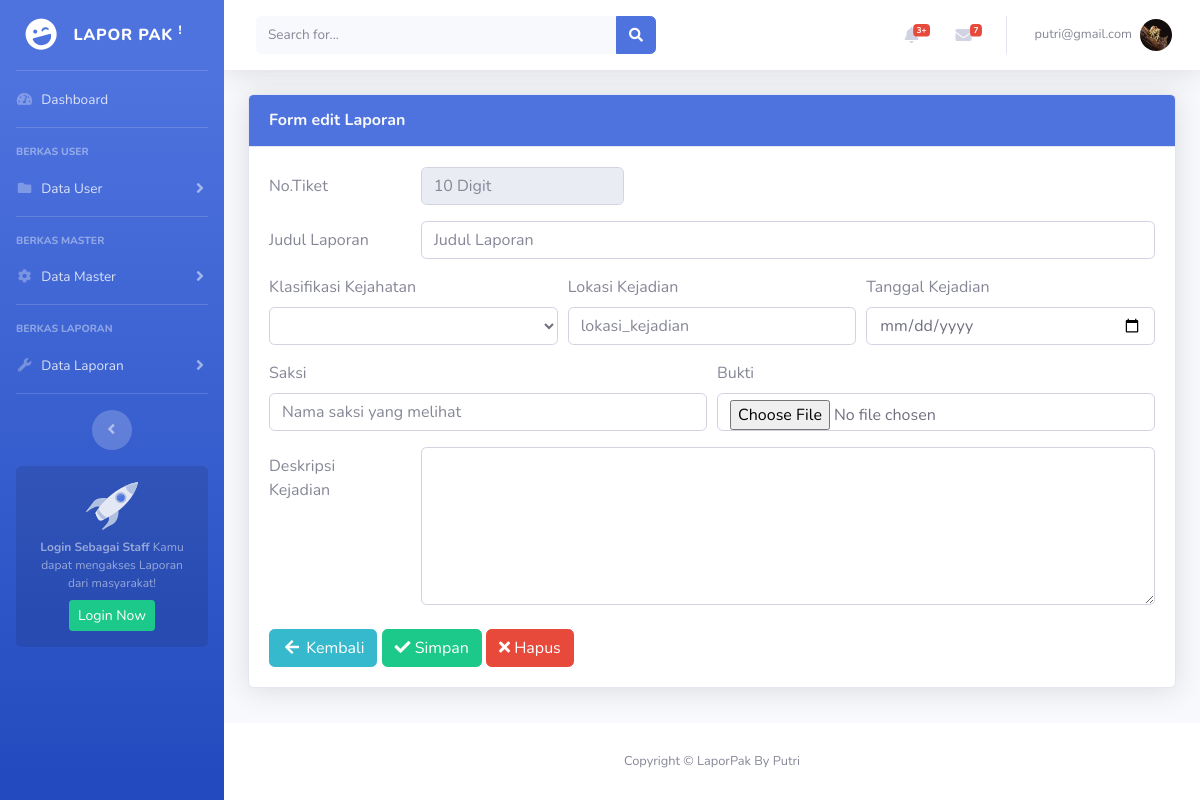
Before: /superadmin/form-update-laporan.php?no_tiket=LN1MR53LS0 (signed in) with the older database file.
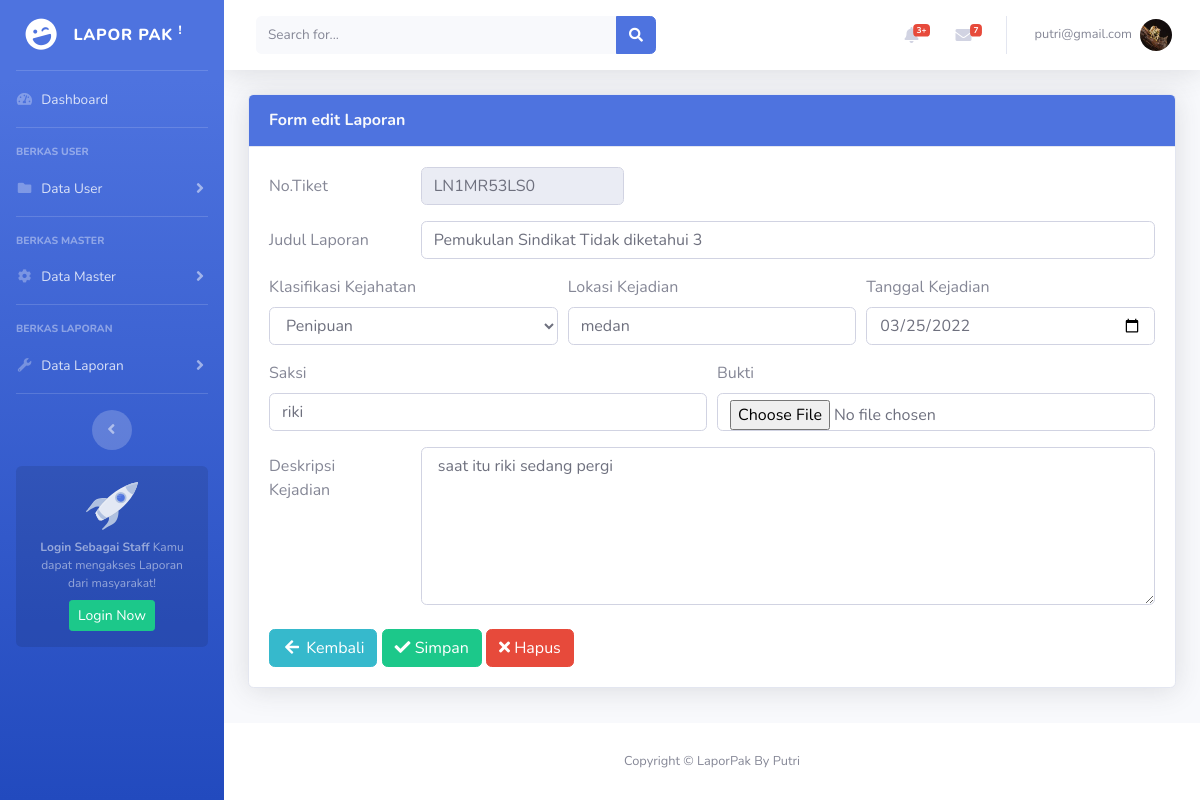
After: the same page with the newer database file.
### tables this page shows
CREATE TABLE `detail_laporan` (
  `id_detail_laporan` int(11) NOT NULL,
  `id_klasifikasi` int(11) DEFAULT NULL,
  `no_tiket` varchar(300) DEFAULT NULL,
  `judul_laporan` text DEFAULT NULL,
  `isi_laporan` text DEFAULT NULL,
  `id_user` int(11) DEFAULT NULL,
  `tanggal_kejadian` date DEFAULT NULL,
  `lokasi_kejadian` text DEFAULT NULL,
  `tanggal` datetime DEFAULT current_timestamp(),
  `saksi` varchar(100) DEFAULT NULL,
  `lampiran_bukti` text DEFAULT NULL
);

### superadmin/form-update-laporan.php (the view, shortened to what this page needs)
<?php
include 'header.php';
$tiket = $_GET['no_tiket'];
$tiketku = mysqli_query($konek, "SELECT d.*, k.*, u.* FROM detail_laporan d JOIN user u JOIN klasifikasi k WHERE d.no_tiket = '$tiket' and u.id_user = d.id_user and k.id_klasifikasi = d.id_klasifikasi");
$row = mysqli_fetch_array($tiketku);
?>
<div class="container-fluid">
    <div class="card shadow mb-4">
        <div class="card-header py-3 bg-primary">
            <h6 class="m-0 font-weight-bold text-light">Form edit Laporan</h6>
        </div>
        <div class="card-body">
            <form action="update/laporan.php" method="post">
                <div class="form-group row">
                    <label for="no_tiket" class="col-sm-2 col-form-label">No.Tiket</label>
                    <div class="col-sm-3">
                        <input type="text" name="no_tiket" class="form-control" id="no_tiket" placeholder="10 Digit" maxlength="10" value="<?php echo $row['no_tiket'] ?>" readonly>
                    </div>
                </div>
                <div class="form-group row">
                    <label for="judulLaporan" class="col-sm-2 col-form-label">Judul Laporan</label>
                    <div class="col-sm-10">
                        <input type="text" name="judul_laporan" class="form-control" id="judulLaporan" placeholder="Judul Laporan" value="<?php echo $row['judul_laporan'] ?>">
                    </div>
                </div>
                <div class="form-row">
                    <div class="form-group col-sm-4">
                        <label for="klasifikasi">Klasifikasi Kejahatan</label>
                        <select name="klasifikasi" id="klasifikasi" class="form-control">
                            <?php
                            $category = mysqli_query($konek, "SELECT d.*, k.*, u.* FROM detail_laporan d JOIN user u JOIN klasifikasi k WHERE d.no_tiket = '$tiket' and u.id_user = d.id_user and k.id_klasifikasi = d.id_klasifikasi");
                            while ($p = mysqli_fetch_array($category)) {
                                echo "<option value='$p[nama_masalah]' ";
                                if ($row['id_klarifikasi'] == $p['nama_masalah']) {
                                    echo "selected";
                                }
                                echo ">$p[nama_masalah]</option>";
                            }
                            ?>
                        </select>
                    </div>
                    <div class="form-group col-sm-4">
                        <label for="tempatLahir">Lokasi Kejadian</label>
                        <input type="text" class="form-control" name="lokasi_kejadian" id="lokasi_kejadian" placeholder="lokasi_kejadian" value="<?php echo $row['lokasi_kejadian'] ?>">
                    </div>
                    <div class="form-group col-sm-4">
                        <label for="tglKejadian">Tanggal Kejadian</label>
                        <input type="date" class="form-control" name="tgl_kejadian" value="<?php echo $row['tanggal_kejadian'] ?>" id="tglKejadian">
                    </div>
                </div>
                <div class="form-row">
                    <div class="form-group col-sm-6">
                        <label for="namaSaksi">Saksi</label>
                        <input type="text" name="nama_saksi" id="namaSaksi" class="form-control" placeholder="Nama saksi yang melihat" maxlength="110" value="<?php echo $row['saksi'] ?>">
                    </div>
                    <div class="form-group col-sm-6">
                        <label for="bukti">Bukti</label>
                        <input type="file" name="bukti" id="bukti" class="form-control" placeholder="Bukti yang mendukung" value="">
                    </div>
                </div>
                <div class="form-group row">
                    <label for="Deskripsi" class="col-sm-2 col-form-label">Deskripsi Kejadian</label>
                    <div class="col-sm-10">
                        <textarea rows="6" name="deskripsi" class="form-control" id="Deskripsi" placeholder="Harap isikan alur kejadian dengan lengkap!" value=""> <?php echo $row['isi_laporan'] ?></textarea>
                    </div>
                </div>
                <div class="form-actions">
                    <a href="laporan-semua.php" class="btn btn-info mt-2"><i class="fas fa-fw fa-arrow-left"></i> Kembali</a>
                    <a type="submit" class="btn btn-success mt-2"> <i class="fa fa-check"></i> Simpan</a>
                    <a type="reset" class="btn btn-danger mt-2"><i class="fa fa-times"></i> Hapus</a>
                </div>
            </form>
        </div>
    </div>
</div>
</div>
<?php
include 'footer.php';
?>

Changed rows visible on the page:
added detail_laporan: no_tiket "LN1MR53LS0", judul_laporan "Pemukulan Sindikat Tidak diketahui 3", lokasi_kejadian "medan", tgl_kejadian "03/25/2022", nama_saksi "riki", deskripsi "saat itu riki sedang pergi"
Other visible differences:
form field klasifikasi: (not shown) → "Penipuan"
